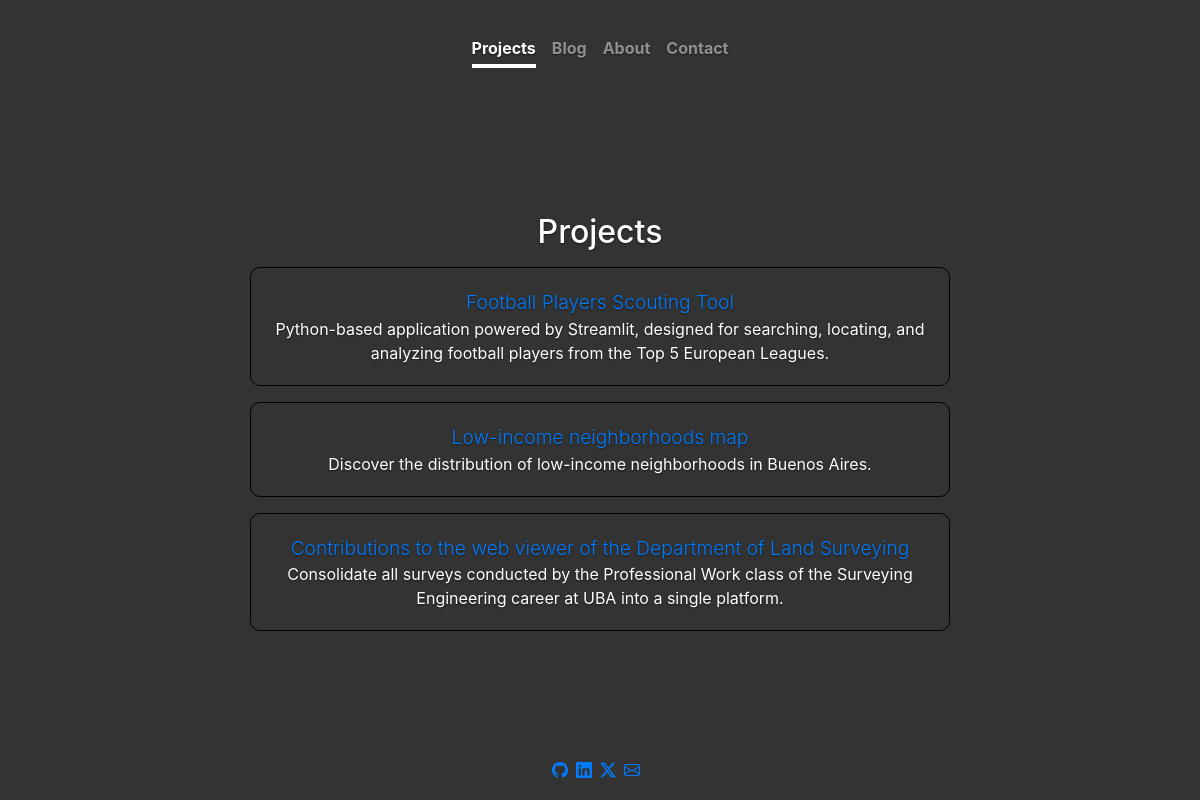
The page / on the database its author committed.
### portfolio/models.py (models this page shows)
class Projects(models.Model):
    title = models.CharField(max_length=300)
    image = models.ImageField(upload_to='./portfolio/images/', blank=True)
    short_description = models.CharField(max_length=300, blank=True)
    description = models.TextField(blank=True)
    link = models.CharField(max_length=300, blank=True)
    date_pub = models.DateTimeField(default=datetime.now, blank=True)

### portfolio/views.py (the view)
# urls.py: path("", views.project_list, name='portfolio-projects'),
def project_list(request):
    projects = Projects.objects.all()
    context = {
        'projects': projects
    }
    return render(request, 'portfolio/projects.html', context)

### portfolio/templates/portfolio/projects.html
{% extends "portfolio/base.html" %}
{% load static %}
{% block content %}
<div class="container">
    <h1 class="cover-heading mb-3">Projects</h1>
    {% for project in projects %}
    <div class="row mb-3">
        <div class="col-md-12">
            <div class="custom-card">
                <div class="card-body">
                    <a href="{% url 'portfolio-full_view' project.pk %}" class="card-title lead">
                        {{ project.title }}
                    </a>
                    <p class="card-text">{{ project.short_description }}</p>
                </div>
            </div>
        </div>
    </div>
    {% endfor %}
</div>
{% endblock %}

### portfolio/templates/portfolio/base.html (shortened to what this page needs)
{% load static %}
<!doctype html>
<html lang="en">
<head>
    <link rel="stylesheet" href="https://cdn.jsdelivr.net/npm/bootstrap@4.0.0/dist/css/bootstrap.min.css"
>
    <link rel="stylesheet" type="text/css" href="{% static 'portfolio/css/main.css' %}">
</head>
<body class="text-center">
    <div class="wrapper">
        <header class="masthead mb-auto">
            <div class="inner">
                <nav class="nav nav-masthead">
                    <a id="projects-link" class="nav-link" href="{% url 'portfolio-projects' %}">Projects</a>
                    <a id="blogs-link" class="nav-link" href="{% url 'portfolio-blog' %}">Blog</a>
                    <a id="home-link" class="nav-link" href="{% url 'portfolio-home' %}">About</a>
                    <a id="contact-link" class="nav-link" href="{% url 'portfolio-contact' %}">Contact</a>
        </header>
        <div class="main-content container">
            <div class="row">
                <div class="col-md-8 offset-md-2">
                    {% block content %}{% endblock %}
                </div>
            </div>
        </div>
        <footer class="mastfoot mt-auto">
            <div class="footer-links">
                <a href="https://github.com/rcammi" target=" _blank">
                </a>
                <a href="https://www.linkedin.com/in/renzo-cammi/" target=" _blank">
                </a>
                <a href="https://twitter.com/cammi_renzo" target="_blank"><svg xmlns="http://www.w3.org/2000/svg"
                        width="16" height="16" fill="currentColor" class="bi bi-twitter-x" viewBox="0 0 16 16">
                        <path
                            d="M12.6.75h2.454l-5.36 6.142L16 15.25h-4.937l-3.867-5.07-4.425 5.07H.316l5.733-6.57L0 .75h5.063l3.495 4.633L12.601.75Zm-.86 13.028h1.36L4.323 2.145H2.865z" />
                    </svg>
                </a>
                <a href="#" onclick="alert('cammirenzo@gmail.com')">
                </a>
            </div>
        </footer>
    </div>
</body>
</html>

### portfolio/static/portfolio/css/main.css (style rules this page uses)
html, body { height: 0%; margin: 0; }
body { background-color: #333; color: #fff; text-shadow: 0 .05rem .1rem rgba(0, 0, 0, .5); box-shadow: inset 0 0 5rem rgba(0, 0, 0, .5); }
body { font-size: 16px; }
.cover-heading { font-size: 2em; }
.lead { font-size: 1.2em; }
.masthead { margin-bottom: 2rem; padding: 2rem 0; text-align: center; }
.nav-masthead .nav-link { padding: .25rem 0; font-weight: 700; color: rgba(255, 255, 255, .5); background-color: transparent; border-bottom: .25rem solid transparent; }
.nav-link.active { font-weight: bold; }
.nav-masthead .nav-link+.nav-link { margin-left: 1rem; }
.nav-masthead .active { color: #fff; border-bottom-color: #fff; }
@media (min-width: 48em) { .nav-masthead { float: right; } }
.wrapper { display: flex; flex-direction: column; min-height: 100vh; justify-content: center; align-items: center; }
.mastfoot { color: rgba(255, 255, 255, .5); }
.footer-links { display: flex; }
.footer-links a { margin-right: 0.5rem; margin-bottom: 1rem; }
.custom-card { border: 0.5px solid #000; background-color: transparent !important; border-radius: 10px; }

### rows shown on the page
Projects: title "Football Players Scouting Tool", short_description "Python-based application powered by Streamlit, designed for searching, locating, and analyzing football players from the Top 5 European Leagues."
Projects: title "Low-income neighborhoods map", short_description "Discover the distribution of low-income neighborhoods in Buenos Aires."
Projects: title "Contributions to the web viewer of the Department of Land Surveying", short_description "Consolidate all surveys conducted by the Professional Work class of the Surveying Engineering career at UBA into a single platform."
